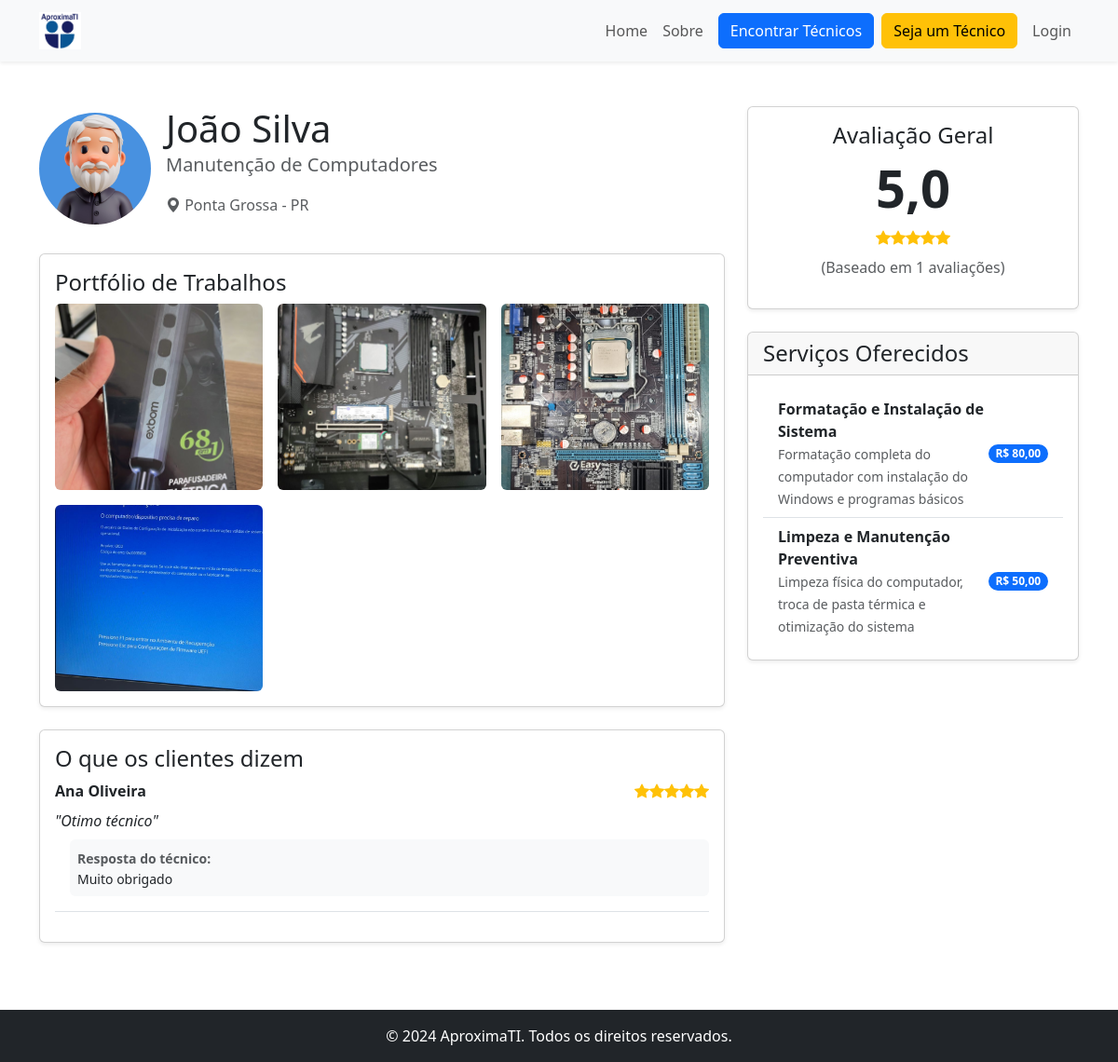
The page /perfil.php?id=2 on the database its author committed.
### tables this page shows
CREATE TABLE `usuarios` (
  `id` int(11) NOT NULL,
  `nome` varchar(100) NOT NULL,
  `email` varchar(100) NOT NULL,
  `senha` varchar(255) NOT NULL,
  `tipo` enum('tecnico','cliente','admin') NOT NULL,
  `telefone` varchar(20) DEFAULT NULL,
  `cidade` varchar(100) DEFAULT NULL,
  `estado` char(2) DEFAULT NULL,
  `foto_perfil` varchar(255) DEFAULT NULL,
  `especialidade` varchar(255) DEFAULT NULL,
  `data_cadastro` datetime DEFAULT current_timestamp()
);

CREATE TABLE `portfolio` (
  `id` int(11) NOT NULL,
  `tecnico_id` int(11) NOT NULL,
  `titulo` varchar(100) NOT NULL,
  `descricao` text DEFAULT NULL,
  `imagem_url` varchar(255) DEFAULT NULL,
  `data_publicacao` datetime DEFAULT current_timestamp()
);

CREATE TABLE `avaliacoes` (
  `id` int(11) NOT NULL,
  `cliente_id` int(11) NOT NULL,
  `tecnico_id` int(11) NOT NULL,
  `atendimento_id` int(11) NOT NULL,
  `nota` int(11) DEFAULT NULL,
  `comentario` text DEFAULT NULL,
  `resposta_tecnico` text DEFAULT NULL,
  `data_avaliacao` datetime DEFAULT current_timestamp()
);

CREATE TABLE `servicos` (
  `id` int(11) NOT NULL,
  `tecnico_id` int(11) NOT NULL,
  `titulo` varchar(100) NOT NULL,
  `descricao` text DEFAULT NULL,
  `preco` decimal(10,2) DEFAULT NULL
);

### classes/UsuarioDAO.php (called while the page is built, shortened)
<?php
class UsuarioDAO {
    private $pdo;
    public function __construct(PDO $pdo) {
        $this->pdo = $pdo;
    }
    public function buscarPorId($id) {
        try {
            $sql = "SELECT id, nome, email, telefone, cidade, estado, especialidade, foto_perfil FROM usuarios WHERE id = ?";
            $stmt = $this->pdo->prepare($sql);
            $stmt->execute([$id]);
            return $stmt->fetch();
        } catch (PDOException $e) {
            return false;
        }
    }
}
?>

### classes/PortfolioDAO.php (called while the page is built, shortened)
<?php
class PortfolioDAO {
    private $pdo;
    public function __construct(PDO $pdo) {
        $this->pdo = $pdo;
    }
    public function buscarPorTecnicoId($tecnicoId) {
        $sql = "SELECT * FROM portfolio WHERE tecnico_id = ? ORDER BY data_publicacao DESC";
        $stmt = $this->pdo->prepare($sql);
        $stmt->execute([$tecnicoId]);
        return $stmt->fetchAll();
    }
}
?>

### classes/AvaliacaoDAO.php (called while the page is built, shortened)
<?php
class AvaliacaoDAO {
    private $pdo;
    public function __construct(PDO $pdo) {
        $this->pdo = $pdo;
    }
    public function buscarPorTecnicoId($tecnicoId) {
        $sql = "SELECT a.id, a.nota, a.comentario, a.resposta_tecnico, u.nome AS cliente_nome
                FROM avaliacoes AS a
                JOIN usuarios AS u ON a.cliente_id = u.id
                WHERE a.tecnico_id = ?
                ORDER BY a.data_avaliacao DESC";
        $stmt = $this->pdo->prepare($sql);
        $stmt->execute([$tecnicoId]);
        return $stmt->fetchAll();
    }
    public function obterEstatisticasPorTecnicoId($tecnicoId) {
        $sql = "SELECT AVG(nota) AS media, COUNT(id) AS total
                FROM avaliacoes
                WHERE tecnico_id = ?";
        $stmt = $this->pdo->prepare($sql);
        $stmt->execute([$tecnicoId]);
        return $stmt->fetch();
    }
}
?>

### classes/ServicoDAO.php (called while the page is built, shortened)
<?php
class ServicoDAO {
    private $pdo;
    public function __construct(PDO $pdo) {
        $this->pdo = $pdo;
    }
    public function buscarPorTecnicoId($tecnicoId) {
        $sql = "SELECT * FROM servicos WHERE tecnico_id = ? ORDER BY titulo ASC";
        $stmt = $this->pdo->prepare($sql);
        $stmt->execute([$tecnicoId]);
        return $stmt->fetchAll();
    }
}
?>

### perfil.php (the view, shortened to what this page needs)
<?php
require_once 'includes/db.php';
require_once 'classes/UsuarioDAO.php';
require_once 'classes/PortfolioDAO.php';
require_once 'classes/ServicoDAO.php';
require_once 'classes/AvaliacaoDAO.php';
$tecnicoId = $_GET['id'] ?? null;
$usuarioDAO = new UsuarioDAO($pdo);
$tecnico = $usuarioDAO->buscarPorId($tecnicoId);
$portfolioDAO = new PortfolioDAO($pdo);
$portfolioItens = $portfolioDAO->buscarPorTecnicoId($tecnicoId);
$servicoDAO = new ServicoDAO($pdo);
$servicos = $servicoDAO->buscarPorTecnicoId($tecnicoId);
$avaliacaoDAO = new AvaliacaoDAO($pdo);
$estatisticas = $avaliacaoDAO->obterEstatisticasPorTecnicoId($tecnicoId);
$avaliacoes = $avaliacaoDAO->buscarPorTecnicoId($tecnicoId);
include 'includes/header.php';
?>
<main class="container my-5">
    <div class="row">
        <div class="col-lg-8">
            <div class="d-flex align-items-center mb-4">
                <img src="assets/img/<?php echo htmlspecialchars($tecnico['foto_perfil'] ?? 'tecnico_default.jpg'); ?>" alt="Foto de <?php echo htmlspecialchars($tecnico['nome']); ?>" class="rounded-circle me-3" style="width: 120px; height: 120px; object-fit: cover;">
                <div>
                    <h1 class="mb-0"><?php echo htmlspecialchars($tecnico['nome']); ?></h1>
                    <p class="fs-5 text-muted"><?php echo htmlspecialchars($tecnico['especialidade']); ?></p>
                    <p class="text-muted"><i class="bi bi-geo-alt-fill"></i> <?php echo htmlspecialchars($tecnico['cidade']); ?> - <?php echo htmlspecialchars($tecnico['estado']); ?></p>
                </div>
            </div>
            <div class="card shadow-sm mb-4">
                <div class="card-body">
                    <h4 class="card-title">Portfólio de Trabalhos</h4>
                    <?php if (empty($portfolioItens)): ?>
                        <p class="text-muted">Este técnico ainda não adicionou trabalhos ao seu portfólio.</p>
                    <?php else: ?>
                        <div class="row g-3">
                            <?php foreach ($portfolioItens as $item): ?>
                                <div class="col-md-4"><img src="assets/img/portfolio/<?php echo htmlspecialchars($item['imagem_url']); ?>" class="img-fluid rounded" alt="<?php echo htmlspecialchars($item['titulo']); ?>" style="width: 100%; height: 200px; object-fit: cover;"></div>
                            <?php endforeach; ?>
                        </div>
                    <?php endif; ?>
                </div>
            </div>
            <div class="card shadow-sm mb-4">
                <div class="card-body">
                    <h4 class="card-title">O que os clientes dizem</h4>
                    <?php if (empty($avaliacoes)): ?>
                        <p class="text-muted">Este técnico ainda não recebeu avaliações.</p>
                    <?php else: ?>
                        <?php foreach($avaliacoes as $avaliacao): ?>
                            <div class="mb-3 border-bottom pb-3">
                                <div class="d-flex justify-content-between align-items-start mb-2">
                                    <strong><?php echo htmlspecialchars($avaliacao['cliente_nome']); ?></strong>
                                    <div class="text-warning">
                                        <?php for($i = 0; $i < $avaliacao['nota']; $i++) { echo '<i class="bi bi-star-fill"></i>'; } ?>
                                    </div>
                                </div>
                                <?php if (!empty($avaliacao['comentario'])): ?>
                                    <p class="mb-2 fst-italic">"<?php echo htmlspecialchars($avaliacao['comentario']); ?>"</p>
                                <?php endif; ?>
                                <?php if (!empty($avaliacao['resposta_tecnico'])): ?>
                                    <div class="ms-3 mt-2 p-2 bg-light rounded">
                                        <small class="text-muted"><strong>Resposta do técnico:</strong></small>
                                        <p class="mb-0 small"><?php echo htmlspecialchars($avaliacao['resposta_tecnico']); ?></p>
                                    </div>
                                <?php endif; ?>
                            </div>
                        <?php endforeach; ?>
                    <?php endif; ?>
                </div>
            </div>
        </div>
        <div class="col-lg-4">
            <div class="card shadow-sm mb-4">
                <div class="card-body text-center">
                    <h4 class="card-title">Avaliação Geral</h4>
                    <?php if ($estatisticas['total'] > 0): ?>
                        <h1 class="display-4 fw-bold"><?php echo number_format($estatisticas['media'], 1, ','); ?></h1>
                        <div class="text-warning mb-2">
                            <?php
                                $fullStars = floor($estatisticas['media']);
                                for($i = 0; $i < $fullStars; $i++) { echo '<i class="bi bi-star-fill"></i>'; }
                            ?>
                        </div>
                        <p class="text-muted">(Baseado em <?php echo $estatisticas['total']; ?> avaliações)</p>
                    <?php else: ?>
                        <p class="text-muted mt-3">Ainda não há avaliações.</p>
                    <?php endif; ?>
                </div>
            </div>
            <div class="card shadow-sm">
                <div class="card-header"><h4 class="my-0 fw-normal">Serviços Oferecidos</h4></div>
                <div class="card-body">
                    <?php if (empty($servicos)): ?>
                        <p class="text-muted">Nenhum serviço cadastrado.</p>
                    <?php else: ?>
                        <ul class="list-group list-group-flush">
                            <?php foreach ($servicos as $servico): ?>
                                <li class="list-group-item d-flex justify-content-between align-items-center">
                                    <div>
                                        <strong><?php echo htmlspecialchars($servico['titulo']); ?></strong>
                                        <?php if (!empty($servico['descricao'])): ?>
                                            <br><small class="text-muted"><?php echo htmlspecialchars($servico['descricao']); ?></small>
                                        <?php endif; ?>
                                    </div>
                                    <?php if ($servico['preco']): ?>
                                        <span class="badge bg-primary rounded-pill">R$ <?php echo number_format($servico['preco'], 2, ',', '.'); ?></span>
                                    <?php endif; ?>
                                </li>
                            <?php endforeach; ?>
                        </ul>
                    <?php endif; ?>
                </div>
            </div>
        </div>
    </div>
</main>
<?php
include 'includes/footer.php';
?>

### includes/header.php (shortened to what this page needs)
<?php
function getBasePath() {
    $scriptPath = $_SERVER['PHP_SELF'];
    $path = dirname($scriptPath);
    $path = str_replace('\\', '/', $path);
    $path = trim($path, '/');
    $path = preg_replace('#^/?AproximaTI/?#', '', $path);
    $path = trim($path, '/');
    if (empty($path)) {
        return '';
    }
    $parts = array_filter(explode('/', $path));
    $depth = count($parts);
    return str_repeat('../', $depth);
}
$basePath = getBasePath();
?>
<!DOCTYPE html>
<html lang="pt-br">
<head>
    <link href="https://cdn.jsdelivr.net/npm/bootstrap@5.3.3/dist/css/bootstrap.min.css" rel="stylesheet">
    <link rel="stylesheet" href="https://cdn.jsdelivr.net/npm/bootstrap-icons@1.11.3/font/bootstrap-icons.min.css">
    <link rel="stylesheet" href="<?php echo $basePath; ?>assets/css/style.css">
</head>
<body>
    <header>
        <nav class="navbar navbar-expand-lg bg-body-tertiary shadow-sm">
            <div class="container">
                <a class="navbar-brand" href="<?php echo $basePath; ?>index.php">
                    <img src="<?php echo $basePath; ?>assets/img/logo_aproximati_comprido.png" alt="Logo AproximaTI" style="height: 40px;">
                </a>
                <div class="collapse navbar-collapse" id="navbarNav">
                    <ul class="navbar-nav ms-auto align-items-center">
                        <li class="nav-item">
                            <a class="nav-link" href="<?php echo $basePath; ?>index.php">Home</a>
                        </li>
                        <li class="nav-item">
                            <a class="nav-link" href="<?php echo $basePath; ?>sobre.php">Sobre</a>
                        </li>
                        <li class="nav-item mx-lg-2">
                            <a class="btn btn-primary" href="<?php echo $basePath; ?>servico1.php">Encontrar Técnicos</a>
                        </li>
                        <?php if (isset($_SESSION['usuario_id'])): ?>
                            <?php
                                $isInPainel = (strpos($_SERVER['PHP_SELF'], '/painel/') !== false);
                                $avatarPath = $basePath . 'assets/img/';
                                $painelUrl = ($_SESSION['usuario_tipo'] === 'tecnico')
                                    ? ($isInPainel ? 'painelTecnico.php' : $basePath . 'painel/painelTecnico.php')
                                    : ($isInPainel ? 'painelCliente.php' : $basePath . 'painel/painelCliente.php');
                                $avatarUrl = $avatarPath . ($_SESSION['usuario_foto'] ?? 'avatar_default.png');
                                $logoutUrl = $basePath . 'auth/logout.php';
                            ?>
                            <li class="nav-item dropdown">
                                <a class="nav-link dropdown-toggle" href="#" id="navbarDropdown" role="button" data-bs-toggle="dropdown" aria-expanded="false">
                                    <img src="<?php echo $avatarUrl; ?>" alt="Avatar" class="rounded-circle" style="width: 32px; height: 32px; object-fit: cover;">
                                </a>
                                <ul class="dropdown-menu dropdown-menu-end" aria-labelledby="navbarDropdown">
                                    <li><a class="dropdown-item" href="<?php echo $painelUrl; ?>">Meu Painel</a></li>
                                    <li><span class="dropdown-item-text"><small>Olá, <?php echo strtok($_SESSION['usuario_nome'], ' '); ?></small></span></li>
                                    <li><hr class="dropdown-divider"></li>
                                    <li><a class="dropdown-item" href="<?php echo $logoutUrl; ?>">Sair (Logout)</a></li>
                                </ul>
                            </li>
                        <?php else: ?>
                            <li class="nav-item">
                                <a class="btn btn-warning" href="<?php echo $basePath; ?>auth/cadastro.php">Seja um Técnico</a>
                            </li>
                            <li class="nav-item ms-lg-2">
                                <a class="nav-link" href="<?php echo $basePath; ?>auth/login.php">Login</a>
                            </li>
                        <?php endif; ?>
                    </ul>
                </div>
            </div>
        </nav>
    </header>

### includes/footer.php (shortened to what this page needs)
<footer class="bg-dark text-white text-center py-3 mt-auto">
        <div class="container">
            <p class="mb-0">&copy; 2024 AproximaTI. Todos os direitos reservados.</p>
        </div>
    </footer>
<div class="toast-container position-fixed bottom-0 end-0 p-3">
</div>
</body>
</html>
</body>
</html>

### rows shown on the page
usuarios: foto_perfil (picture), nome "João Silva", especialidade "Manutenção de Computadores", cidade "Ponta Grossa", estado "PR"
portfolio: imagem_url (picture)
portfolio: imagem_url (picture)
portfolio: imagem_url (picture)
portfolio: imagem_url (picture)
avaliacoes: cliente.nome "Ana Oliveira", nota 5 (drawn), comentario "Otimo técnico", resposta_tecnico "Muito obrigado"
servicos: titulo "Formatação e Instalação de Sistema", descricao "Formatação completa do computador com instalação do Windows e programas básicos", preco "80,00"
servicos: titulo "Limpeza e Manutenção Preventiva", descricao "Limpeza física do computador, troca de pasta térmica e otimização do sistema", preco "50,00"

### other values the page prints
$estatisticas['media'] "5,0"
$estatisticas['total'] "1"
